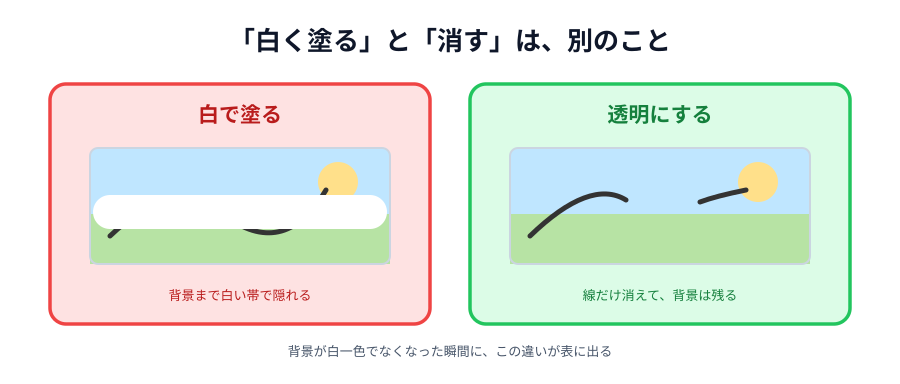

Python code for this plot:
# 01-destination-out.svg
# スキーマ: COUNTERFORCE（白で覆う／透明にする の対比）

import sys
sys.path.insert(0, "/Users/seekseep/.claude/skills/genfig")
from genfig import Canvas, PALETTE

def scene(c, x, y):
    """ミニキャンバス（空と地面）を描く。左上 (x, y)、大きさ 300x116。"""
    c.raw(f'<rect x="{x}" y="{y}" width="300" height="116" rx="8" fill="#bfe6ff"/>')
    c.raw(f'<rect x="{x}" y="{y+66}" width="300" height="50" fill="#b7e3a4"/>')
    c.raw(f'<circle cx="{x+248}" cy="{y+34}" r="20" fill="#ffe08a"/>')
    c.raw(f'<rect x="{x}" y="{y}" width="300" height="116" rx="8" fill="none" '
          f'stroke="#cbd5e1" stroke-width="2"/>')

c = Canvas(900, 384)
c.text(450, 50, "「白く塗る」と「消す」は、別のこと", scale="xl")

c.sticky(50, 84, 380, 240, color="red")
c.text(240, 122, "白で塗る", scale="lg", fill=PALETTE["red"]["text"])
scene(c, 90, 148)
c.raw('<path d="M110 236 Q 170 178 228 218 T 326 190" fill="none" '
      'stroke="#333333" stroke-width="5" stroke-linecap="round"/>')
c.raw('<line x1="110" y1="212" x2="370" y2="212" stroke="#ffffff" '
      'stroke-width="34" stroke-linecap="round"/>')
c.text(240, 300, "背景まで白い帯で隠れる", scale="sm", fill=PALETTE["red"]["text"])

c.sticky(470, 84, 380, 240, color="green")
c.text(660, 122, "透明にする", scale="lg", fill=PALETTE["green"]["text"])
scene(c, 510, 148)
c.raw('<path d="M530 236 Q 590 178 626 200" fill="none" '
      'stroke="#333333" stroke-width="5" stroke-linecap="round"/>')
c.raw('<path d="M700 202 Q 716 196 746 190" fill="none" '
      'stroke="#333333" stroke-width="5" stroke-linecap="round"/>')
c.text(660, 300, "線だけ消えて、背景は残る", scale="sm", fill=PALETTE["green"]["text"])

c.text(450, 356, "背景が白一色でなくなった瞬間に、この違いが表に出る", scale="sm")

c.save("01-destination-out.svg")
